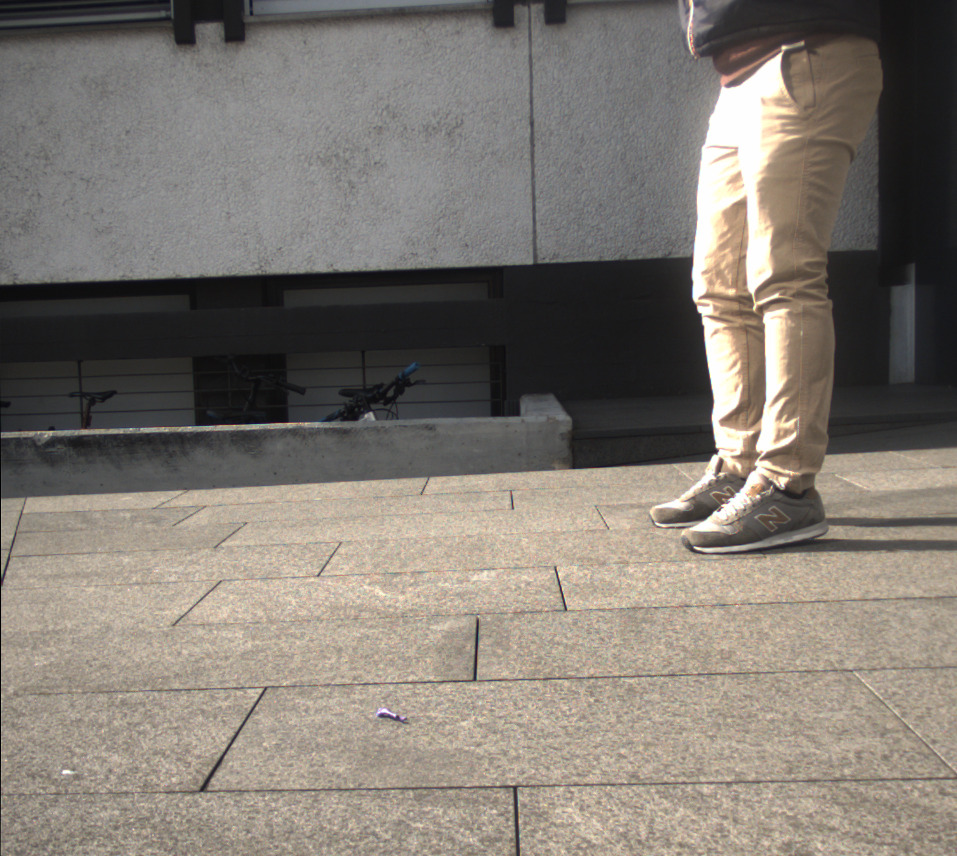
#> input picture ev-licious/tests/data/images/000300.jpg, 957 x 856 px
$ python -i data_augment.py   (imports and definitions only)
#> lines starting #> are read from the running program, lines starting #| are printed output that depends on the picture
#> further down, picture is the input picture: shape (856, 957, 3); mean B, G, R 114.2, 122.1, 128.9
#!/usr/bin/env python3
# -*- coding:utf-8 -*-
# This code is based on
# https://github.com/ultralytics/yolov5/blob/master/utils/dataloaders.py

import math
import random

import cv2
import numpy as np


def augment_hsv(im, hgain=0.5, sgain=0.5, vgain=0.5):
    """HSV color-space augmentation."""
#> called with hgain = 0.5, sgain = 0.5, vgain = 0.5
    if hgain or sgain or vgain:
        r = np.random.uniform(-1, 1, 3) * [hgain, sgain, vgain] + 1  # random gains
        hue, sat, val = cv2.split(cv2.cvtColor(im, cv2.COLOR_BGR2HSV))
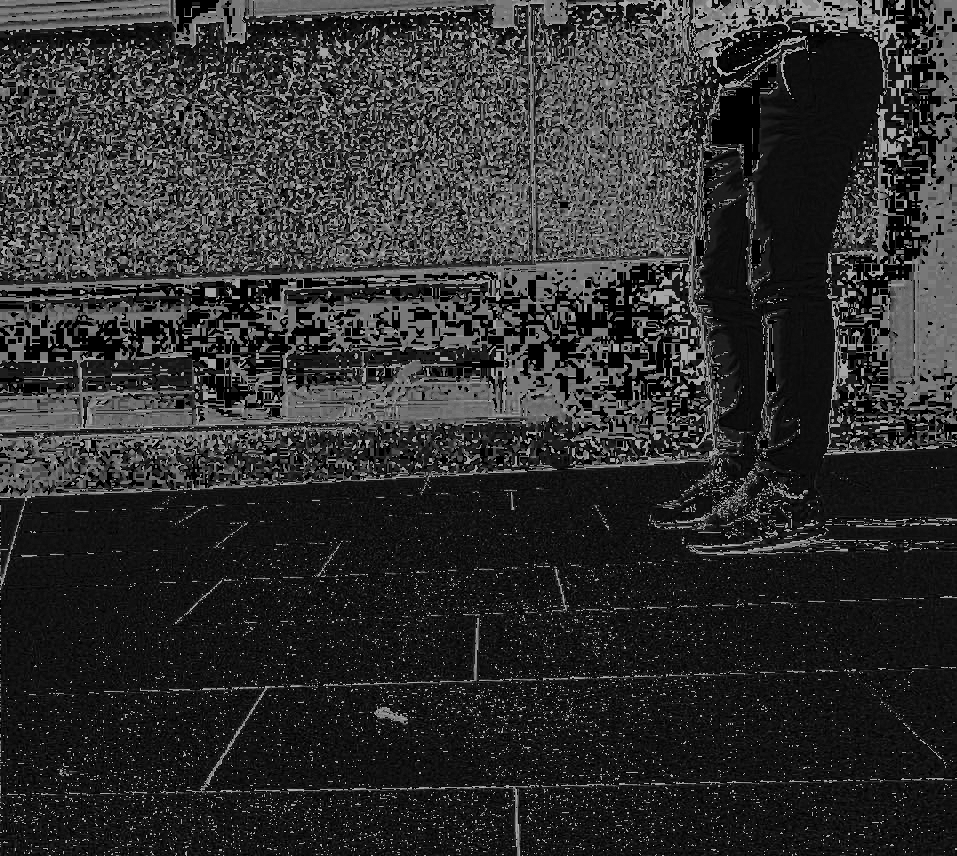
#> hue: shape (856, 957); min 0, max 179, mean 46.8
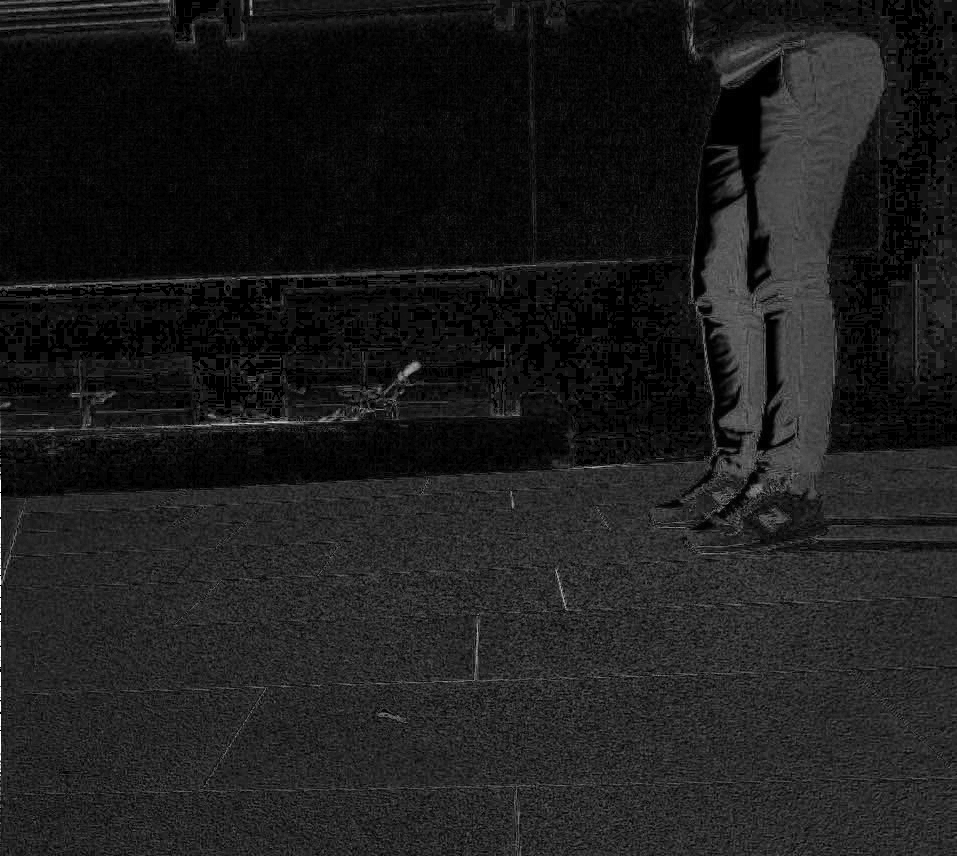
#> sat: shape (856, 957); min 0, max 255, mean 28.8
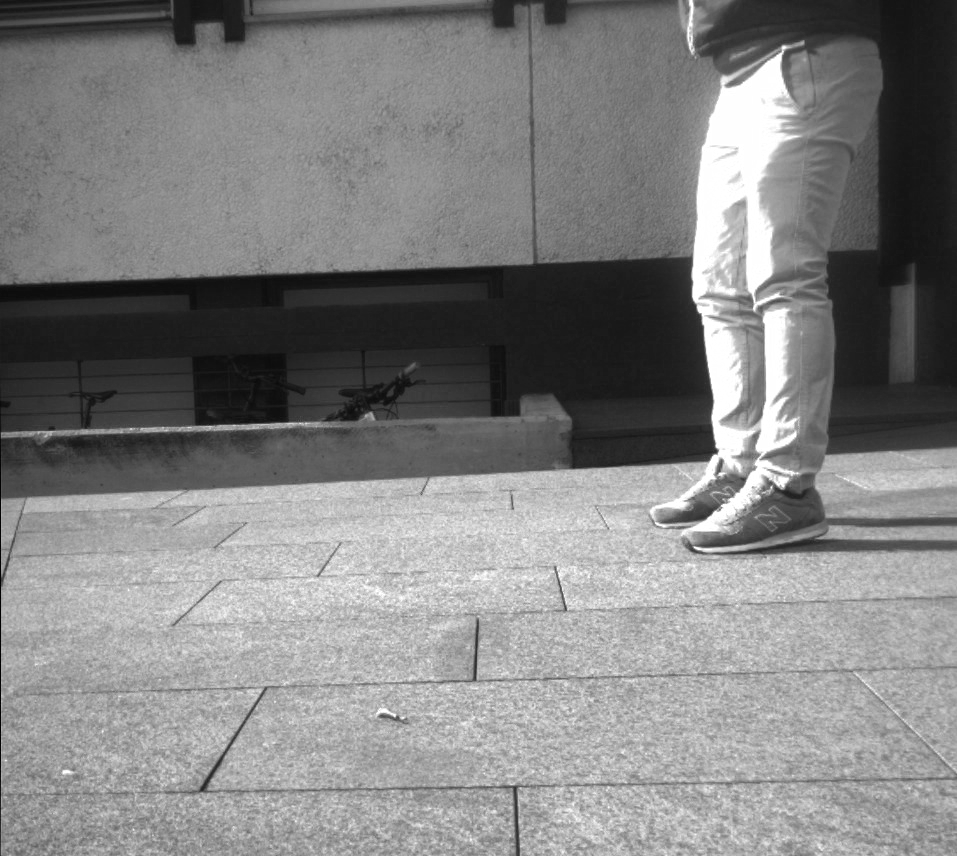
#> val: shape (856, 957); min 0, max 255, mean 129.9
        dtype = im.dtype  # uint8

        x = np.arange(0, 256, dtype=r.dtype)
        lut_hue = ((x * r[0]) % 180).astype(dtype)
        lut_sat = np.clip(x * r[1], 0, 255).astype(dtype)
#> lut_sat = 256 values from 0 to 255
        lut_val = np.clip(x * r[2], 0, 255).astype(dtype)
#> lut_val = 256 values from 0 to 255

        im_hsv = cv2.merge(
            (cv2.LUT(hue, lut_hue), cv2.LUT(sat, lut_sat), cv2.LUT(val, lut_val))
        )
#> im_hsv: shape (856, 957, 3); mean H, S, V 45.6, 34.5, 142.2
        cv2.cvtColor(im_hsv, cv2.COLOR_HSV2BGR, dst=im)  # no return needed


# [238 lines left out: functions letterbox, mixup, box_candidates, random_affine, get_transform_matrix, mosaic_augmentation, not called in this run]

>>> import cv2
>>> picture = cv2.imread('../../../ev-licious/tests/data/images/000300.jpg')
>>> result = augment_hsv(picture)
